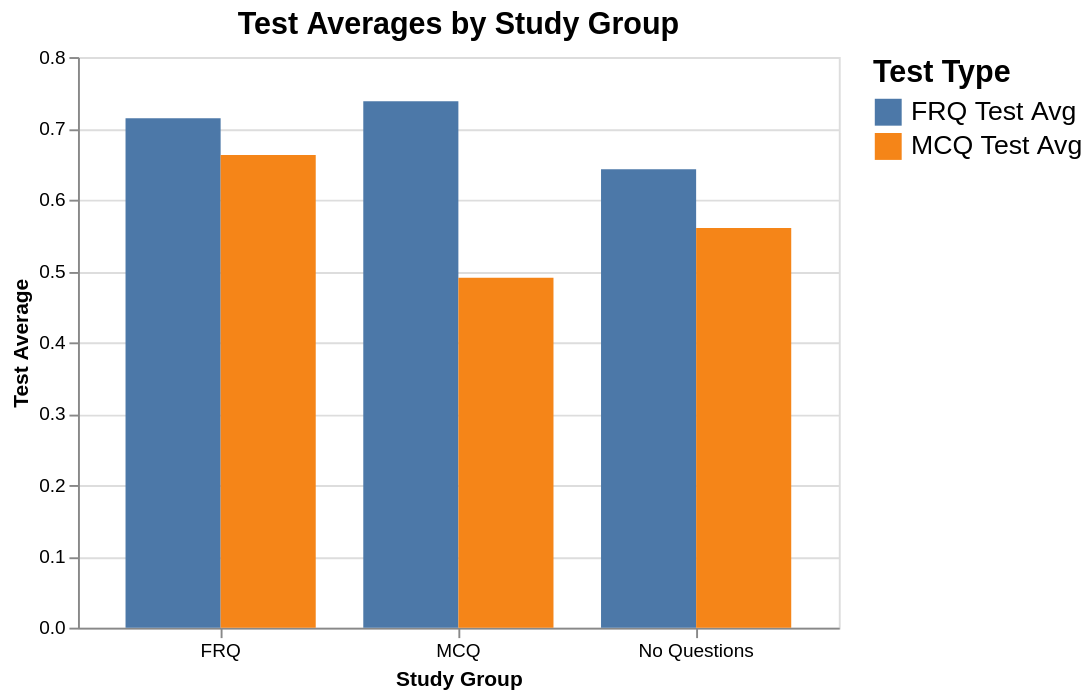

Notebook cell for this chart:
### Code cell
dt_new = pd.read_csv('CS 1377 Final Visualizations - Sheet1 (1).csv')
# 2. Reshape the data to "long" format for Altair
# This turns the two average columns into 'Test Type' and 'Average Score' columns
melted_data = dt_new.melt(
    id_vars='Group',
    var_name='Test Type',
    value_name='Average Score'
)

# 3. Build the grouped bar chart
chart_new = alt.Chart(melted_data).mark_bar().encode(
    # x represents the main groups on the axis
    x=alt.X('Group:N', title='Study Group', axis=alt.Axis(labelAngle=0)),

    # y represents the height of the bars
    y=alt.Y('Average Score:Q', title='Test Average'),

    # color separates the bars within each group by test type
    color=alt.Color('Test Type:N', title='Test Type'),

    # xOffset places the colored bars side-by-side instead of stacking them
    xOffset='Test Type:N'
).properties(
    # Keeping the bigger title from your previous request!
    title=alt.TitleParams(text='Test Averages by Study Group', fontSize=16),
    width=400,
    height=300
).configure_legend(
    # Increase the legend text size here
    titleFontSize=16,
    labelFontSize=14,
    symbolSize=200 # Optional: Makes the little color squares bigger to match the text
)

chart_new.show()

### Figure 1 — Vega-Lite specification as saved in the notebook (floating-point values rounded to 4 significant figures)
{"config": {"view": {"continuousWidth": 300, "continuousHeight": 300}, "legend": {"labelFontSize": 14, "symbolSize": 200, "titleFontSize": 16}}, "data": {"name": "data-57e8bb4233814417c7e9d3dc71e91277"}, "mark": {"type": "bar"}, "encoding": {"color": {"field": "Test Type", "title": "Test Type", "type": "nominal"}, "x": {"axis": {"labelAngle": 0}, "field": "Group", "title": "Study Group", "type": "nominal"}, "xOffset": {"field": "Test Type", "type": "nominal"}, "y": {"field": "Average Score", "title": "Test Average", "type": "quantitative"}}, "height": 300, "title": {"text": "Test Averages by Study Group", "fontSize": 16}, "width": 400, "$schema": "https://vega.github.io/schema/vega-lite/v5.20.1.json", "datasets": {"data-57e8bb4233814417c7e9d3dc71e91277": [{"Group": "FRQ", "Test Type": "FRQ Test Avg", "Average Score": 0.7143}, {"Group": "MCQ", "Test Type": "FRQ Test Avg", "Average Score": 0.7381}, {"Group": "No Questions", "Test Type": "FRQ Test Avg", "Average Score": 0.6428}, {"Group": "FRQ", "Test Type": "MCQ Test Avg", "Average Score": 0.6627}, {"Group": "MCQ", "Test Type": "MCQ Test Avg", "Average Score": 0.4907}, {"Group": "No Questions", "Test Type": "MCQ Test Avg", "Average Score": 0.5602}]}}
